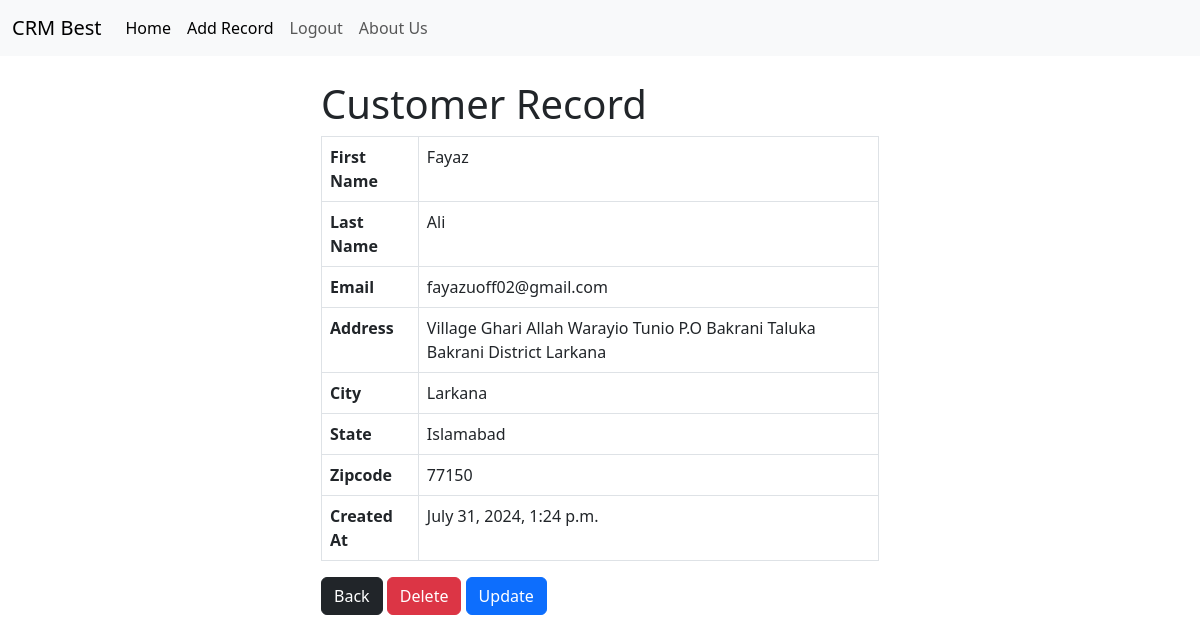
The page /record/2 (signed in) on the database its author committed.
### crmapp/models.py (models this page shows, shortened)
class Record(models.Model):
    created_at=models.DateTimeField(auto_now_add=True)
    first_name=models.CharField(max_length=200)
    last_name=models.CharField(max_length=200)
    email=models.CharField(max_length=100)
    address=models.CharField(max_length=100)
    city=models.CharField(max_length=100)
    state=models.CharField(max_length=100)
    zipcode=models.CharField(max_length=100)

### crmapp/views.py (the view)
# urls.py: path('record/<int:pk>', views.customer_record, name='record'),
def customer_record(request,pk):
    if request.user.is_authenticated:
        customer_record=Record.objects.get(id=pk)
        return render(request,'crmapp/record.html',{'customer_record':customer_record})
    else:
        messages.success(request,'You Must be logged in to view that record...')
        return redirect('home')

### crmapp/templates/crmapp/record.html
{% extends 'crmapp/base.html' %}
{% block content %}
<div class="col-md-6 offset-md-3">
    <h1>Customer Record</h1>
    <table class="table table-bordered">
        <tr>
            <th>First Name</th>
            <td>{{ customer_record.first_name }}</td>
        </tr>
        <tr>
            <th>Last Name</th>
            <td>{{ customer_record.last_name }}</td>
        </tr>
        <tr>
            <th>Email</th>
            <td>{{ customer_record.email }}</td>
        </tr>
        <tr>
            <th>Address</th>
            <td>{{ customer_record.address }}</td>
        </tr>
        <tr>
            <th>City</th>
            <td>{{ customer_record.city }}</td>
        </tr>
        <tr>
            <th>State</th>
            <td>{{ customer_record.state }}</td>
        </tr>
        <tr>
            <th>Zipcode</th>
            <td>{{ customer_record.zipcode }}</td>
        </tr>
        <tr>
            <th>Created At</th>
            <td>{{ customer_record.created_at }}</td>
        </tr>
    </table>
    <button type="button" class="btn btn-dark">
        <a href="{% url 'home' %}" style="color: inherit; text-decoration: none;"> Back </a>
    </button>
    <button type="button" class="btn btn-danger">
        <a href="{% url 'delete_record' customer_record.id %}" style="color: inherit; text-decoration: none;">Delete</a>
    </button>
    <button type="button" class="btn btn-primary">
        <a href="{% url 'update_record' customer_record.id %}" style="color: inherit; text-decoration: none;">Update</a>
    </button>
</div>
{% endblock %}

### rows shown on the page
Record: first_name "Fayaz", last_name "Ali", email "fayazuoff02@gmail.com", address "Village Ghari Allah Warayio Tunio P.O Bakrani Taluka Bakrani District Larkana", city "Larkana", state "Islamabad", zipcode "77150", created_at "July 31, 2024, 1:24 p.m."
